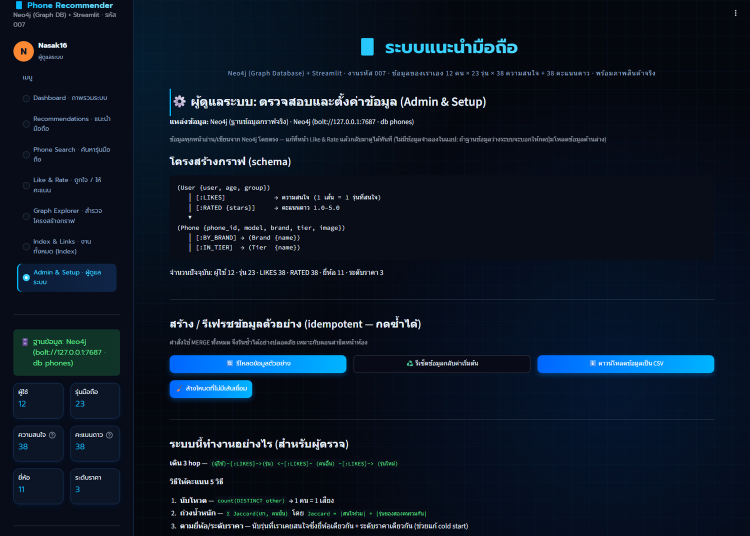
#> input picture deck_assets/app_about.png, 1500 x 1071 px (shown at 1/2 size)
$ python -i refetch_bad.py   (imports and definitions only)
#> lines starting #> are read from the running program, lines starting #| are printed output that depends on the picture
#!/usr/bin/env python3
# -*- coding: utf-8 -*-
"""หาภาพสินค้าที่ “ดีกว่า” ให้รุ่นที่การ์ดดูแย่ (ภาพมืด/แบน) แล้วทำตารางเทียบให้ตรวจด้วยตา

    py -3.13 tools/refetch_bad.py            # ดาวน์โหลดผู้สมัคร + ทำตารางเทียบ
    py -3.13 tools/refetch_bad.py --apply P01=2 P02=1 ...   # เลือกผู้สมัครลำดับที่ n

เกณฑ์: ชื่อไฟล์ต้องตรงรุ่น (score >= 4) และภาพต้อง “ไม่แบน” (std ของความสว่าง >= 42)
"""
import json
import os
import re
import sys
import time
import urllib.parse
import urllib.request

from PIL import Image, ImageDraw

ROOT = os.path.dirname(os.path.dirname(os.path.abspath(__file__)))
sys.path.insert(0, os.path.join(ROOT, "tools"))
import inventory  # noqa: E402

CAND = os.path.join(ROOT, "tools", "out", "cand")
# [1 line not run here, left out]
DATA = os.path.join(ROOT, "data", "phones.json")

# รุ่นที่การ์ดมืด/แบน (std ต่ำ) — ต้องหาภาพใหม่
BAD = {"P01": ("Apple", "iPhone 15 Pro Max"), "P02": ("Apple", "iPhone 15"),
       "P03": ("Apple", "iPhone 13"), "P20": ("OnePlus", "OnePlus 13R"),
       "P18": ("realme", "realme 16 Pro"), "P07": ("Samsung", "Galaxy A55")}

UA = "Nasak16-coursework/1.0 (educational)"


# [7 lines left out: function fetch, not called in this run]


def brightness_std(path):
#> called with path = '../deck_assets/app_about.png'
    import numpy as np
    im = Image.open(path).convert("RGB")
#> im is the input picture: PIL image 1500x1071 RGB; mean R, G, B 11.1, 22.5, 37.4
    w, h = im.size                     # ตัดกลางภาพแบบการ์ด (4:3) แล้ววัดความต่างของแสง
#> w = 1500; h = 1071
    cw, ch = min(w, int(h * 4 / 3)), min(h, int(w * 3 / 4))
#> cw = 1428; ch = 1071
    im = im.crop(((w - cw) // 2, (h - ch) // 2, (w + cw) // 2, (h + ch) // 2)).resize((240, 180))
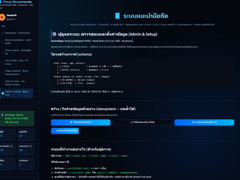
#> im: PIL image 240x180 RGB; mean R, G, B 11.4, 23, 37.9
    a = np.asarray(im.convert("L"), dtype=float)
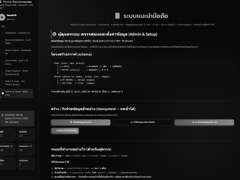
#> a: shape (180, 240) float64; min 0, max 219, mean 21.2
    return float(a.std()), float(a.mean())


# [93 lines left out: functions collect, montage, main, not called in this run]


# [2 lines not run here, left out]

>>> result = brightness_std('../deck_assets/app_about.png')
#> result = (25.56, 21.24)

$ run again, on deck_assets/app_dashboard.png
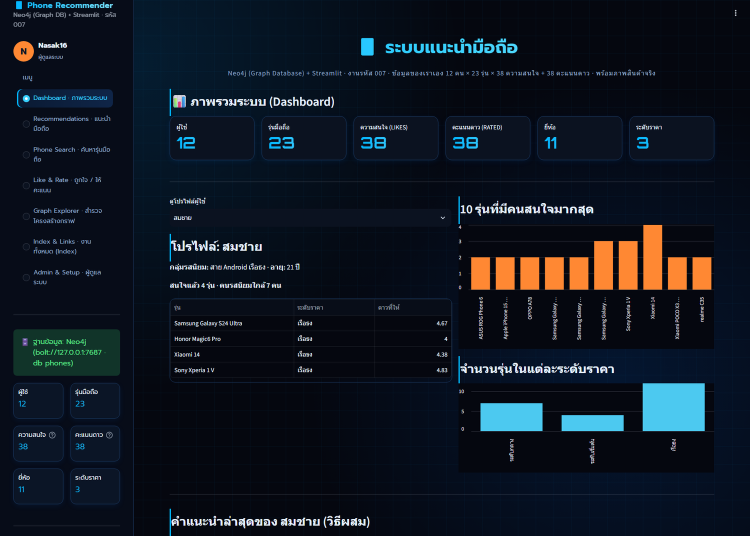
#> input picture deck_assets/app_dashboard.png, 1500 x 1071 px (shown at 1/2 size)
#> in brightness_std, im is the input picture: PIL image 1500x1071 RGB; mean R, G, B 15.7, 23.1, 33.9
#> in brightness_std, `im = im.crop(((w - cw) // 2, (h - ch) // 2, (w + cw) // 2, (h + ch) //..`:
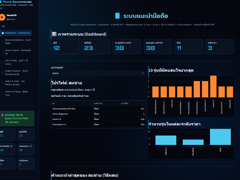
#> im: PIL image 240x180 RGB; mean R, G, B 16.2, 23.6, 34.3
#> in brightness_std, `a = np.asarray(im.convert("L"), dtype=float)`:
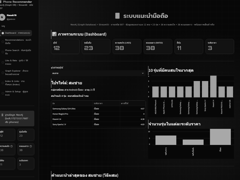
#> a: shape (180, 240) float64; min 0, max 212, mean 22.6
#> result = (33.09, 22.59)

$ run again, on deck_assets/app_home.png
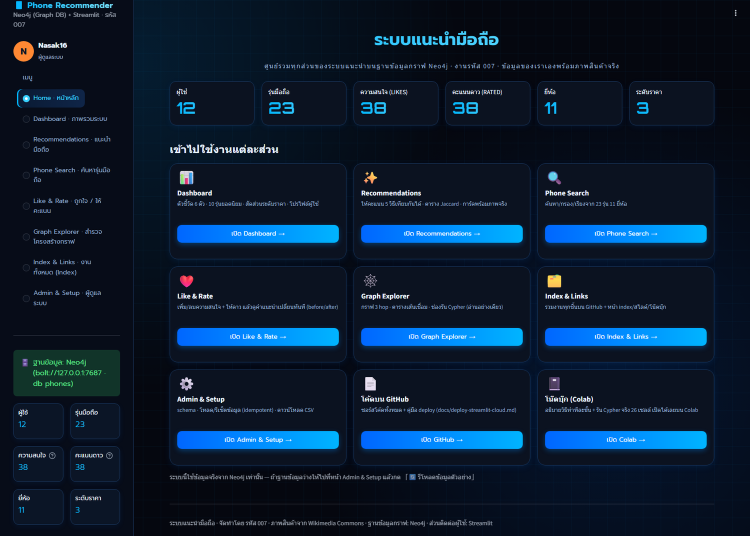
#> input picture deck_assets/app_home.png, 1500 x 1071 px (shown at 1/2 size)
#> in brightness_std, im is the input picture: PIL image 1500x1071 RGB; mean R, G, B 11.5, 29, 49.4
#> in brightness_std, `im = im.crop(((w - cw) // 2, (h - ch) // 2, (w + cw) // 2, (h + ch) //..`:
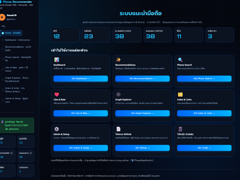
#> im: PIL image 240x180 RGB; mean R, G, B 11.8, 29.8, 50.4
#> in brightness_std, `a = np.asarray(im.convert("L"), dtype=float)`:
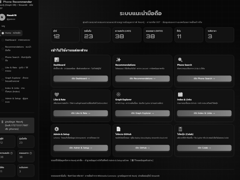
#> a: shape (180, 240) float64; min 1, max 239, mean 26.9
#> result = (30.13, 26.87)
